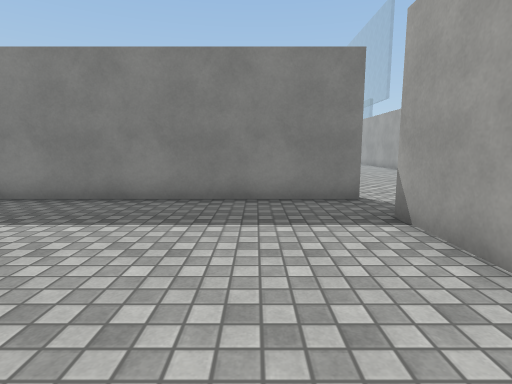
[1] (above)

23 first-person views from a walk through a Unity game level. The camera is 1.2 m above the floor, tilts 8° down and sees 80° across. The floor is counted in squares, 1 m on a side. Each view is taken from the middle of a square. On the plan, view 1 faces up. The plan holds only what a view shows up to about 13 squares ahead; the rest is blank. The place goes on beyond the plan. Some animated figures are left out. Surface patterns are stand-ins for the level's own textures.

[2]
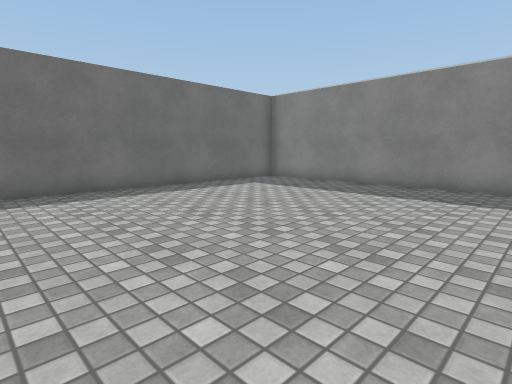

[3]
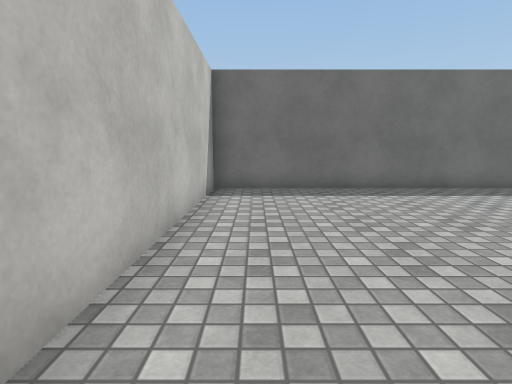

[4]
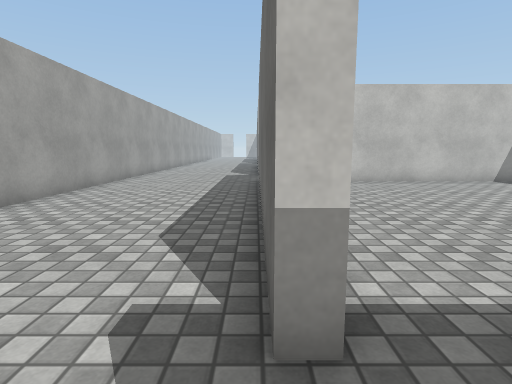

[5]
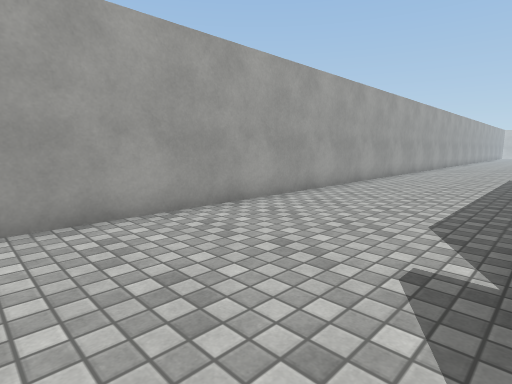

[6]
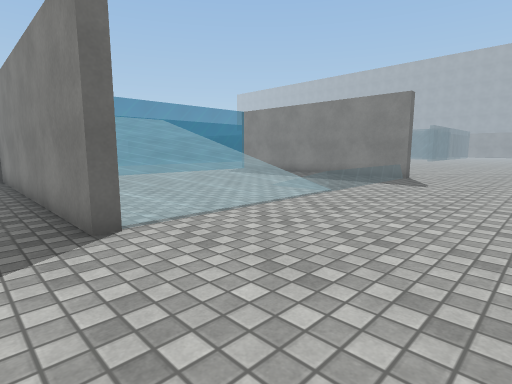

[7]
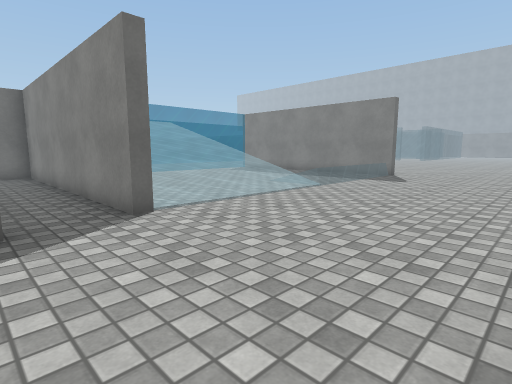

[8]
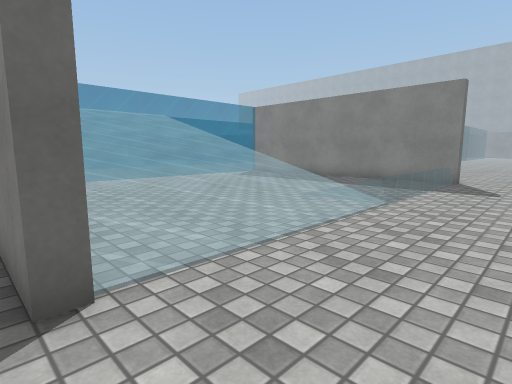

[9]
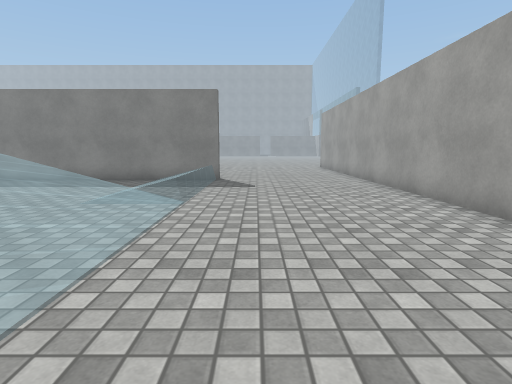

[10]
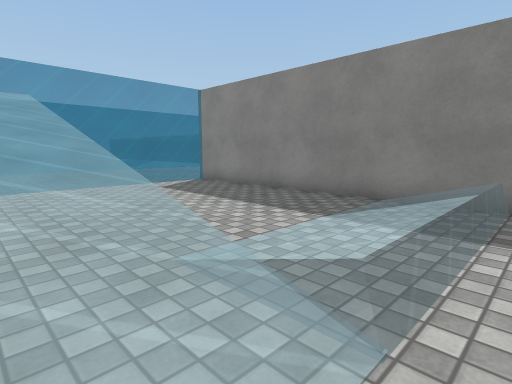

[11]
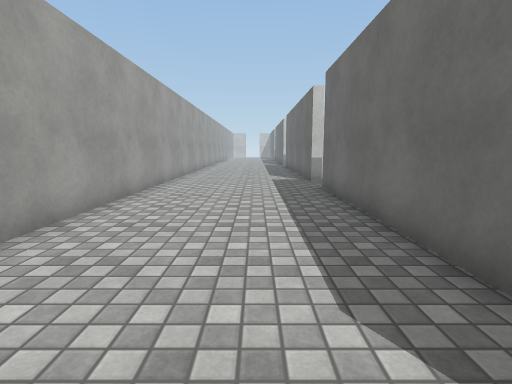

[12]
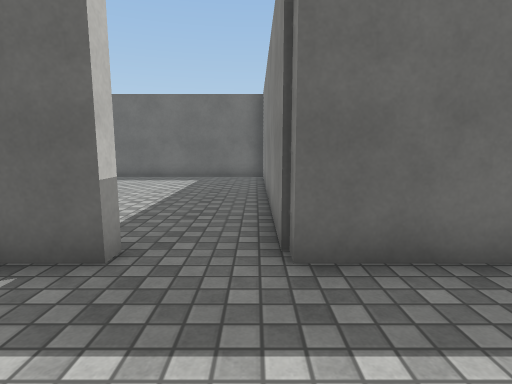

[13]
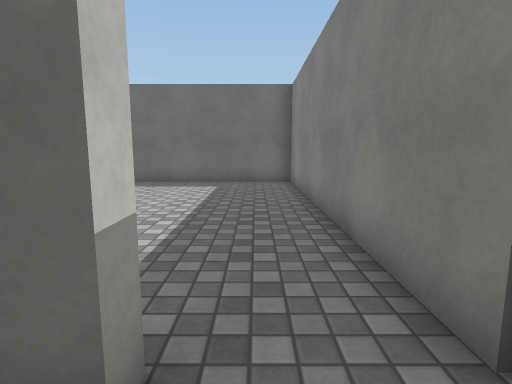

[14]
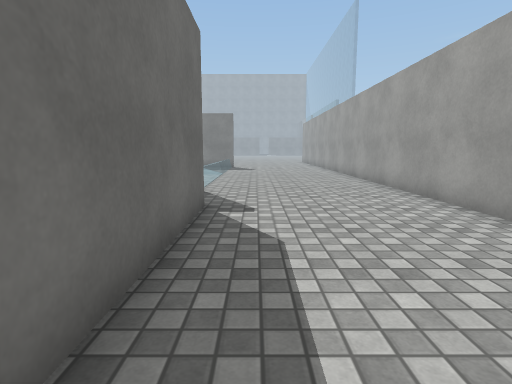

[15]
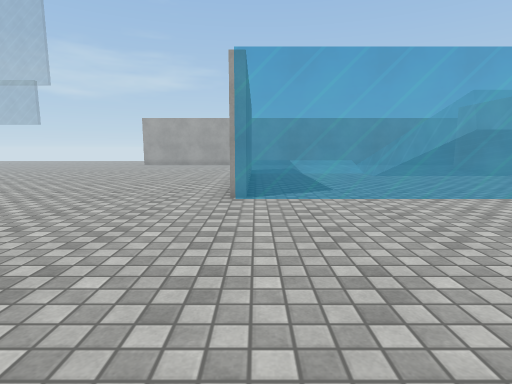

[16]
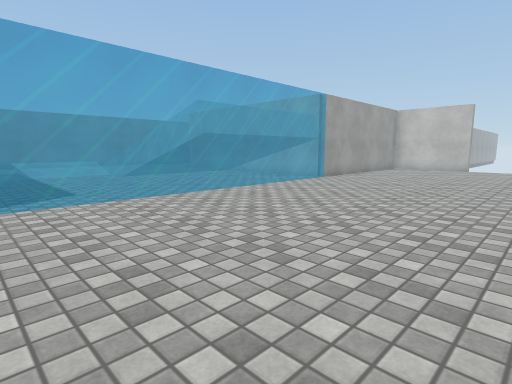

[17]
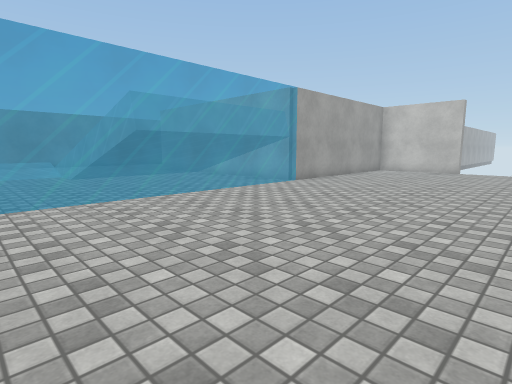

[18]
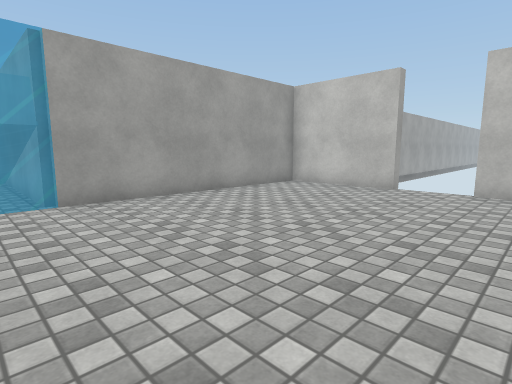

[19]
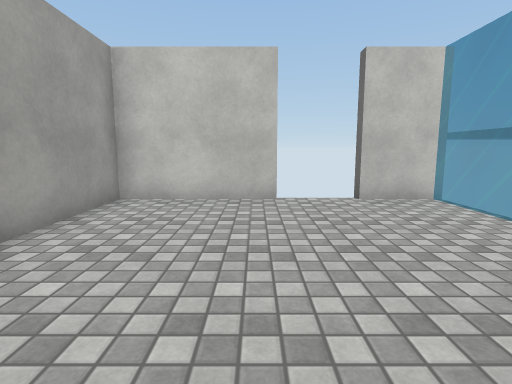

[20]
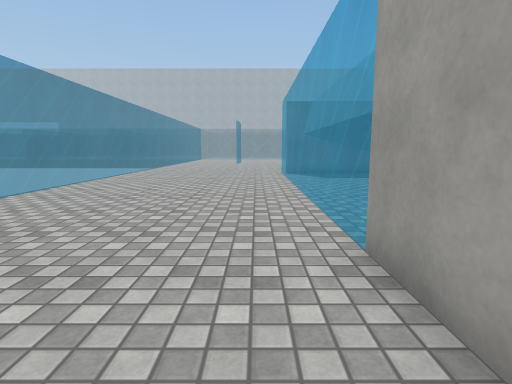

[21]
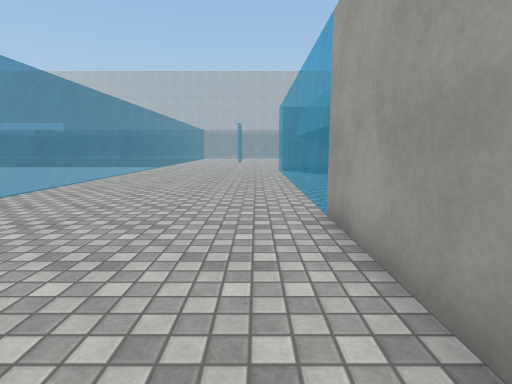

[22]
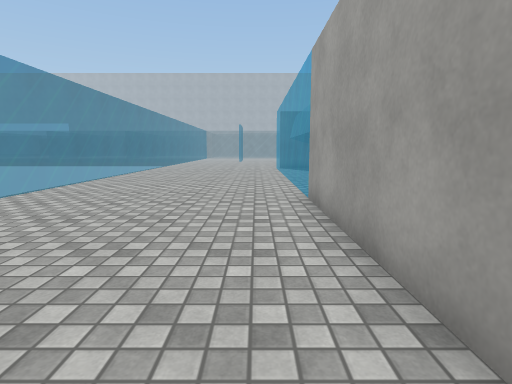

[23]
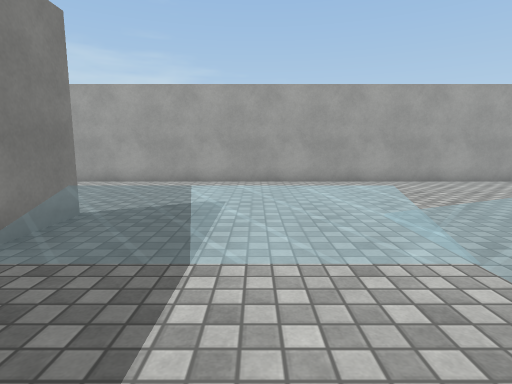

### Floor plan
Key: @ floor where view 1 was taken; # wall or solid block; . floor; / step, stairs or slope; = window, fence, low wall or low ledge.
Columns run from 16 left of view 1 to 9 right of it. Each row starts with its distance up from view 1.
 20   ............     ......#
 19  ........=#########......#
 18   .......=.......//......#
 17 =........=.......//......#
 16 =........=.......//......#
 15 =........=.......//......#
 14 =........=.......//......#
 13 =........       ///......#
 12 =........       ///......#
 11 =........       ///......#
 10 =........       ///......#
  9 =........       ///......#
  8  ........ /////////......#
  7  ........=#########......#
  6  ........#...............#
  5  ........#.........#.....#
  4  ........#.........#.....#
  3  ........#.........#.....#
  2  ........#.........#.....#
  1 =........#.........#.....#
  0 =........#......@..#.....#
 -1 ###  #####.........#.....#
 -2         #......... #.....#
 -3         #..........#.....#
 -4         #......... #.....#
 -5         ############.....#
 -6         #................#
 -7         #..........#.....#

Positions as (right, up) in squares from view 1, and headings:
1: (0, 0), facing up
2: (2, -3), facing up-left
3: (2, -3), facing left
4: (3, 7), facing down
5: (3, 8), facing down-right
6: (7, 6), facing up-left
7: (8, 5), facing up-left
8: (5, 7), facing up-left
9: (4, 7), facing up
10: (3, 12), facing up-left
11: (5, 5), facing down
12: (6, -5), facing left
13: (4, -6), facing left
14: (4, -1), facing up
15: (-15, 19), facing right
16: (-15, 19), facing down-right
17: (-15, 17), facing down-right
18: (-15, 9), facing down-right
19: (-11, 7), facing down
20: (-9, 4), facing up
21: (-9, 2), facing up
22: (-9, 0), facing up
23: (-3, 16), facing right
